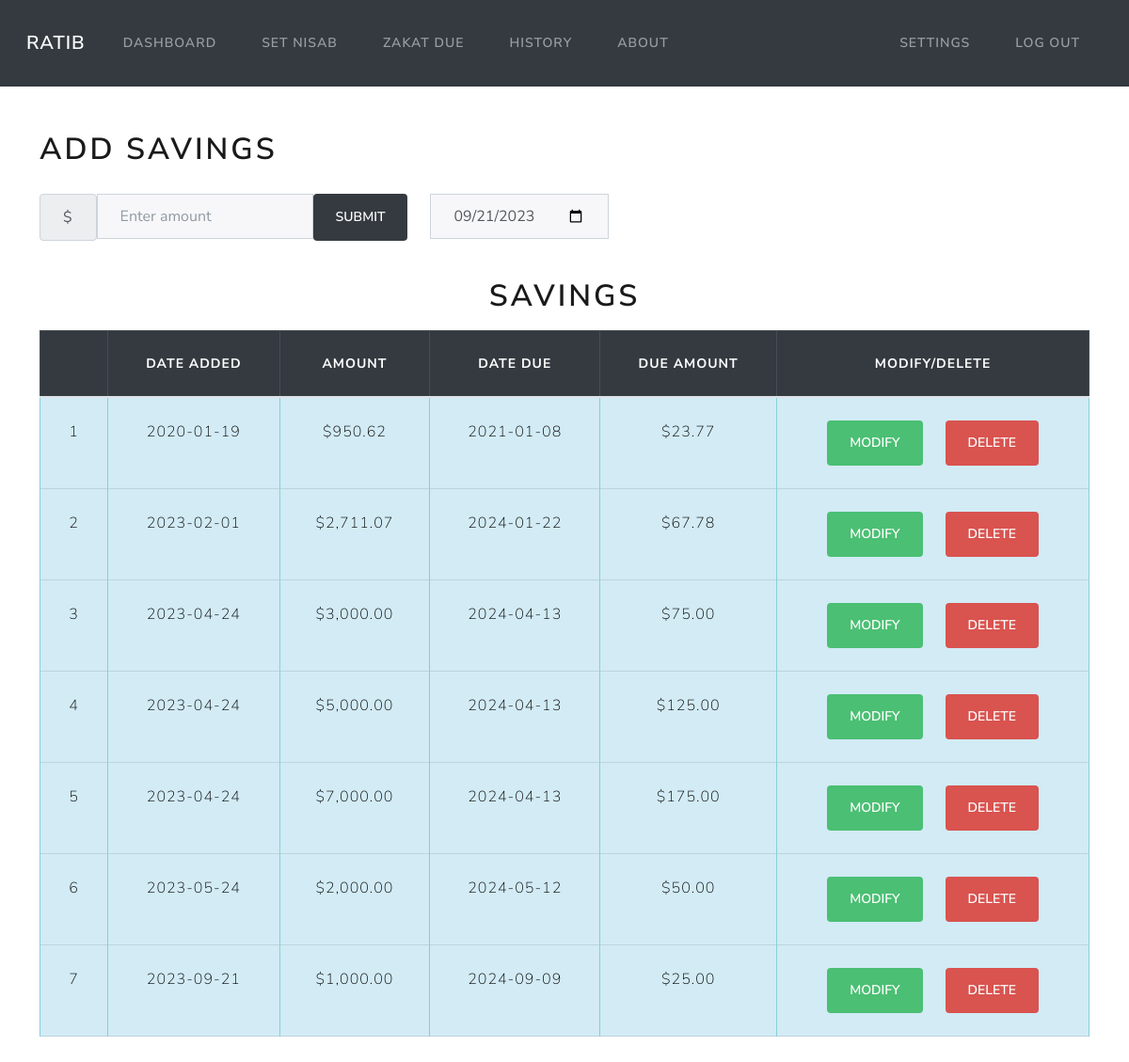
The page /dashboard (signed in) on the database as committed earlier.
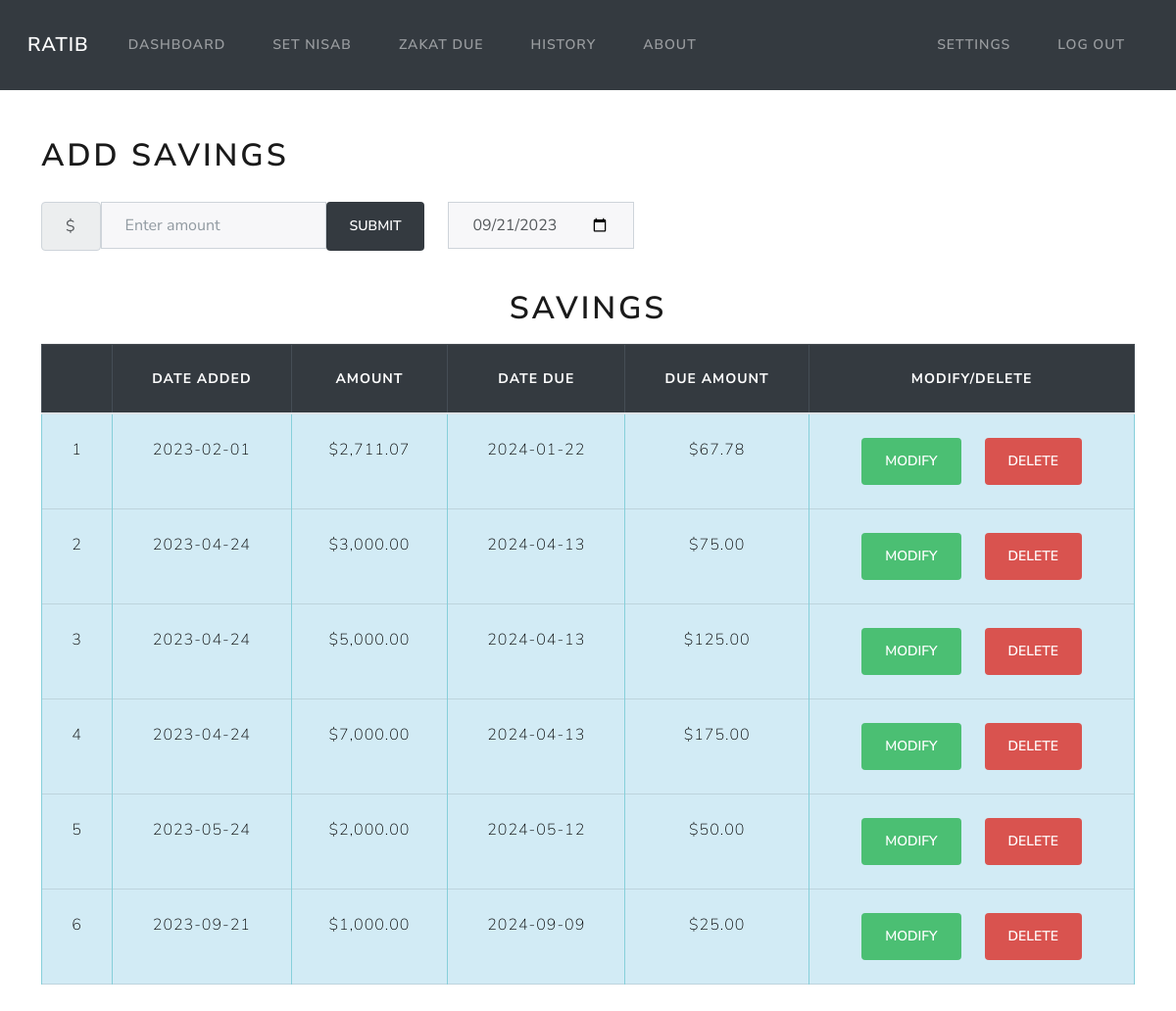
The same page on the database as committed later.
### models.py (models this page shows)
class Income(Base):
    __tablename__ = 'income'
    id = Column(Integer, primary_key=True)
    amount = Column(Numeric(10,2))
    date = Column(DateTime, default=func.now())
    due_date = Column(DateTime, default=calculate_due_date())
    due_amount = Column(Numeric(10,2))
    user_id = Column(Integer, ForeignKey('users.id'))
    user = relationship("User", back_populates="income")
    paid = Column(Boolean, default=False)

### app.py (the view)
@app.route('/dashboard')
@login_required
def dashboard():
    userid = flasksession.get("user_id")
    incomes = session.query(Income).filter_by(user_id=userid, paid=False).all()
    untracked_incomes = session.query(Untracked_Income).filter_by(user_id=userid).all()
    if incomes:
        return render_template('dashboard.html', incomes=incomes, datetime=datetime)
    elif untracked_incomes:
        return render_template('dashboard.html', untracked_incomes=untracked_incomes, datetime=datetime)
    else:
        return render_template('dashboard.html', datetime=datetime)

### app.py (called while the page is built)
@app.teardown_appcontext
def shutdown_session(exception=None):
    session.remove()

### utils.py (called while the page is built)
def login_required(f):
    @wraps(f)
    def decorated_function(*args, **kwargs):
        if session.get("user_id") is None:
            return redirect("/login")
        return f(*args, **kwargs)
    return decorated_function

def usd(value):
    return f"${value:,.2f}"

### templates/dashboard.html (shortened to what this page needs)
{% extends 'layout.html' %}
{% block content %}
<h1 class="mb-2"> Add Savings </h1>
<form class="mb-2" action="/addmoney" method="post">
    <div class="row">
        <div class="form-group col-auto">
            <div class="input-group">
                <span class="input-group-text">$</span>
                <input autocomplete="off" class="form-control mx-auto" type="number" step="0.01" name="income" id="money" placeholder="Enter amount">
                <button class="btn btn-dark" type="submit">Submit</button>
            </div>
        </div>
        <div class="form-group col-auto">
            <div class="input-group datepicker">
                {% set current_date = datetime.strftime(datetime.now(), '%Y-%m-%d') %}
                <input type="date" class="form-control" id="datepicker" name="date" value="{{ current_date }}" required>
            </div>
        </div>
    </div>
</form>
{% if incomes %}
<div class="table-responsive">
    <table class="table table-bordered mt-3" id="income-table">
        <h1 class="mt-3 text-center"> Savings </h1>
        <thead class="table-dark text-center">
                <th></th>
                <th>Date added</th>
                <th>Amount</th>
                <th id="due-date-header">Date Due</th>
                <th id="due-amount-header">Due Amount</th>
                <th>Modify/Delete</th>
            </thead>
            <tbody class="table-info text-center">
                {% for income in incomes | sort(attribute='date') %}
                <tr>
                    <td class="text-center">{{ loop.index }}</td>
                    <td>{{ income.date.date() }}</td>
                    <td>{{ income.amount | usd}}</td>
                    <td>{{ income.due_date.date() }}</td>
                    <td>{{ income.due_amount | usd}}</td>
                    <td class="text-center">
                        <div class="row justify-content-center">
                            <div class="col-auto">
                                <form id="modify-form">
                                    <button type="submit" class="btn btn-success" id="modify-button" name="action" value="tracked">Modify</button>
                                </form>
                            </div>
                            <div class="col-auto">
                                <form action="/delete_entry", method="post">
                                    <button type="submit" class="btn btn-danger" name="action" value="tracked">Delete</button>
                                </form>
                            </div>
                        </div>
                    </td>
                </tr>
                {% endfor %}
            </tbody>
    </table>
</div>
{% endif %}
{% endblock %}

### templates/layout.html (shortened to what this page needs)
<!doctype html>
<html lang="en">
<head>
  {% block head %}
  <link rel="stylesheet" href="https://cdn.jsdelivr.net/npm/bootstrap@4.3.1/dist/css/bootstrap.min.css"
>
  <link rel="stylesheet" href="/static/lux.css">
  <link rel="stylesheet" href="/static/styles.css">
  {% endblock %}
</head>
<body>
  <nav class="navbar navbar-expand-md navbar-dark bg-dark mx-auto">
    <div class="container-fluid">
      <a class="navbar-brand ml-3" href="/">Ratib</a>
      <div class="collapse navbar-collapse" id="navbarNav">
        {% if session["user_id"] %}
        <ul class="navbar-nav me-auto">
        <li class="nav-item">
          <a class="nav-link" href="/dashboard">Dashboard</a>
        </li>
        <li class="nav-item">
          <a class="nav-link" href="/nisab">Set Nisab</a>
        </li>
          <li class="nav-item">
            <a class="nav-link" href="/due">Zakat Due</a>
          </li>
          <li class="nav-item">
            <a class="nav-link" href="/history">History</a>
          </li>
          <li class="nav-item">
            <a class="nav-link" href="/guide">About</a>
          </li>
        </ul>
        <ul class="navbar-nav ms-auto">
          <li class="nav-item">
            <a class="nav-link" href="/settings">Settings</a>
          </li>
          <li class="nav-item">
            <a class="nav-link" href="/logout">Log Out</a>
          </li>
        </ul>
        {% endif %}
      </div>
    </div>
  </nav>
  <div id="content">
    <main class="container py-5 text-center">
      <div class="row text-left">
        {% block content %}{% endblock %}
      </div>
    </main>
  </div>
</body>
</html>

Rows that differ between the two databases and show on the page:
no longer on this page (row edited): Income: date "2020-01-19", amount "$950.62", due_date "2021-01-08", due_amount "$23.77"
